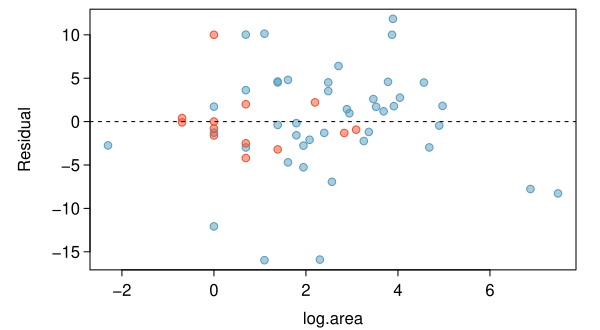

R code for this plot:
library(openintro)
library(oibiostat)
data("forest.birds")
data(COL)


forest.birds$log.area = log(forest.birds$patch.area)

library(plyr)
forest.birds$grazing.binary = forest.birds$grazing.intensity
forest.birds$grazing.binary = mapvalues(forest.birds$grazing.binary,
                                        from = c("light", "less than average",
                                                 "average", "moderately heavy"),
                                        to = c("moderate", "moderate", "moderate",
                                               "moderate"))

grazing = (forest.birds$grazing.binary == "heavy")

residuals = resid(lm(abundance ~ log.area + grazing.binary, data=forest.birds))
predicted = predict(lm(abundance ~ log.area + grazing.binary, data=forest.birds))

myPDF("forestbirdsResidLogAreaScatterPlot.pdf",
      6,
      3.3,
      mar = c(3, 4.5, 0.5, 1.2),
      mgp = c(2.8, 0.5, 0))
plot(forest.birds$log.area[grazing == FALSE],
     residuals[grazing == FALSE],
     pch = 21,
     cex = 1,
     bg = COL[1, 3],
     col = COL[1],
     xlab = "",
     ylab = "Residual")
points(forest.birds$log.area[grazing == TRUE],
     residuals[grazing == TRUE],
     pch = 21,
     cex = 1,
     bg = COL[4, 3],
     col = COL[4])
mtext("log.area", 1, 1.9)
abline(h = 0, lty = 2)



dev.off()
